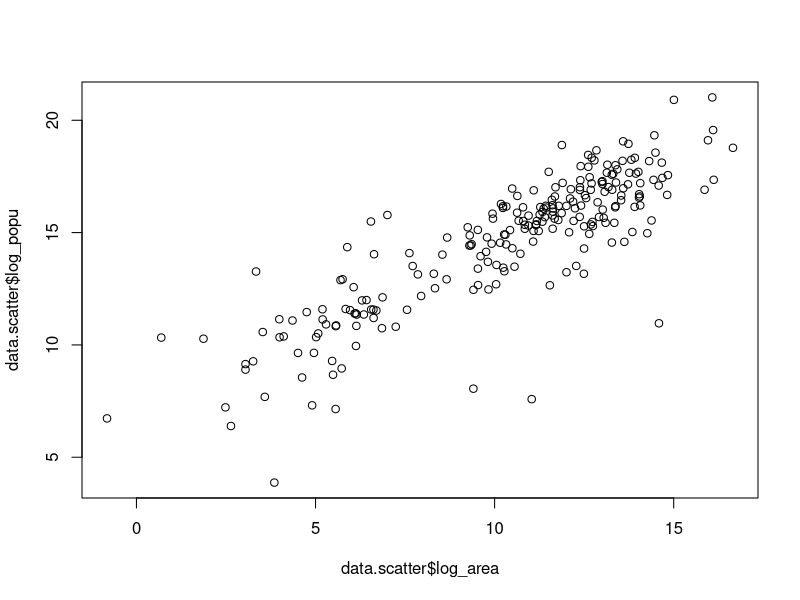
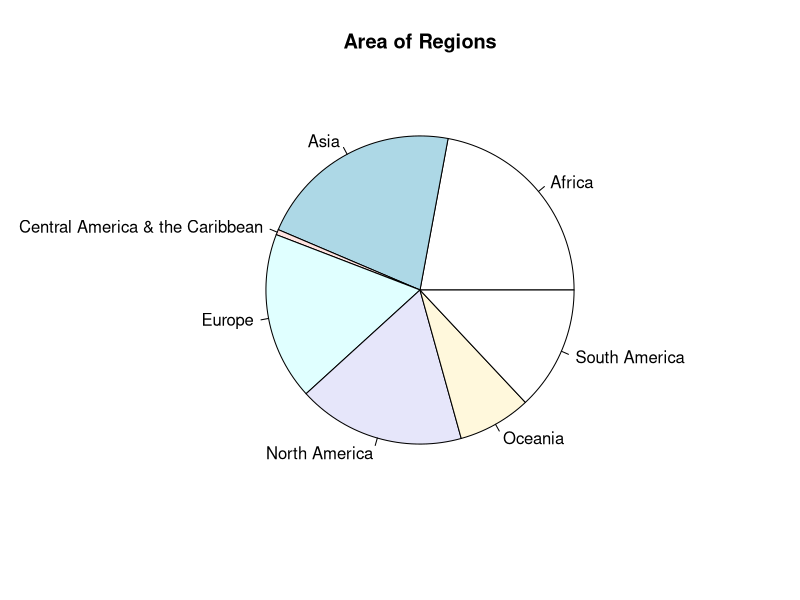
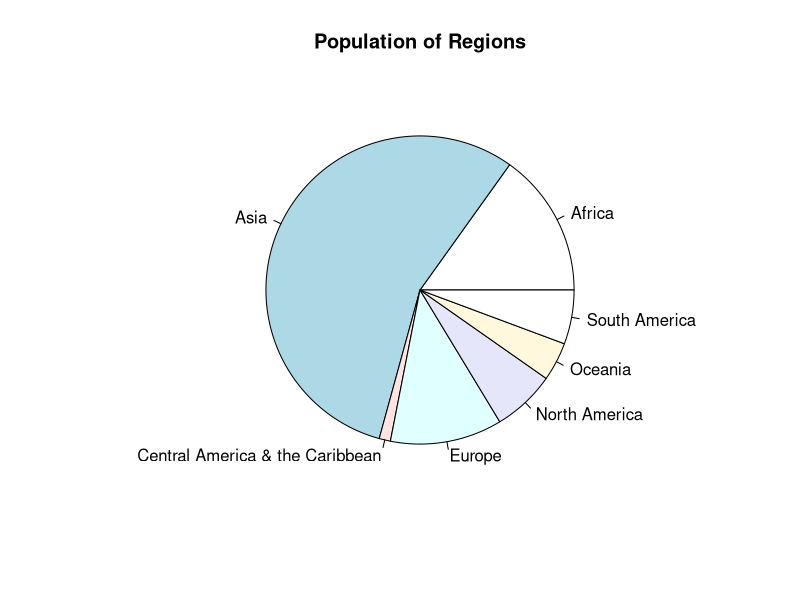
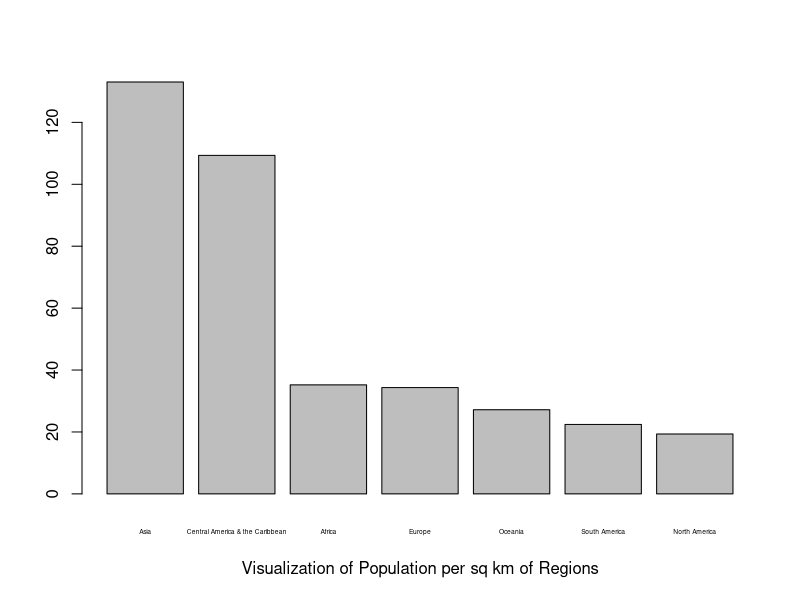

Source code (R) for these figures, in order:
## ---- chunk 1
data = read.table("countrydata_withregion.tsv", header = TRUE, sep = "\t", quote = "\"", dec = ".", fill = TRUE, comment.char = "")
head(data,n=15)
#scatterplot
data.scatter = data.frame(country=data$country, log_area=(log(data$area)), log_popu=(log(data$population)))
#pie-area
data.aggarea = aggregate(data$area, by = list(data$region), FUN = sum)
data.aggpop = aggregate(data$population, by=list(data$region), FUN = function(x){sum(as.numeric(x))})
data.density = data.frame(region=data.aggpop$Group.1, density=(data.aggpop$x/data.aggarea$x))
sorted.des <- data.density[order(-data.density$density),]
## ---- chunk 2
#scatterplot
plot(data.scatter$log_area, data.scatter$log_popu)
#pie-area
pie(data.aggarea$x, labels=data.aggarea$Group.1, main="Area of Regions")
#pie-population
pie(data.aggpop$x, labels=data.aggpop$Group.1, main="Population of Regions")
#pop-per-sq
barplot(sorted.des$density, names.arg=sorted.des$region, cex.names=0.40, xlab="Visualization of Population per sq km of Regions")
